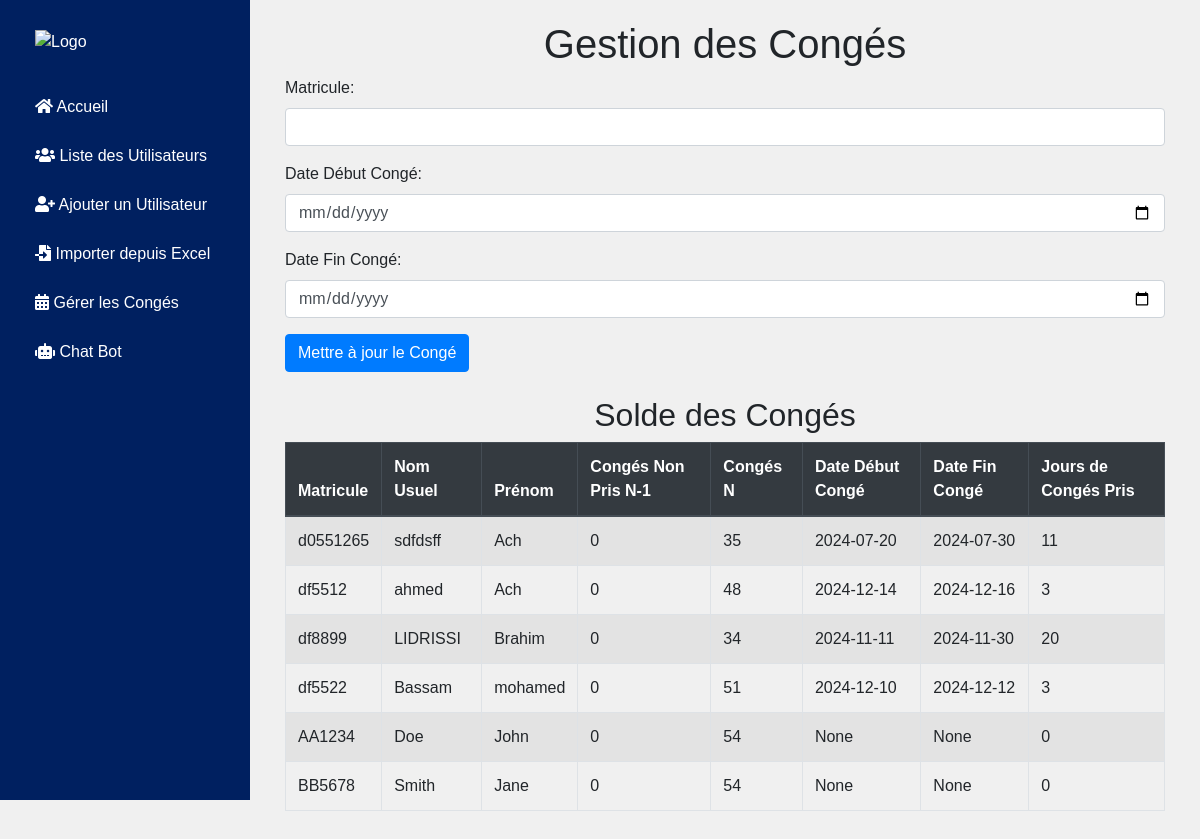
Page /leaves (signed in) on the committed database.
### app.py (models this page shows, shortened)
class Leave(db.Model):
    id = db.Column(db.Integer, primary_key=True)
    matricule = db.Column(db.String(8), db.ForeignKey('user.matricule', ondelete='CASCADE'), nullable=False)
    conge_non_pris_n_1 = db.Column(db.Integer, default=0, nullable=False)
    conge_n = db.Column(db.Integer, default=54, nullable=False)
    date_debut_conge = db.Column(db.Date, nullable=True)
    date_fin_conge = db.Column(db.Date, nullable=True)
    leave_days_taken = db.Column(db.Integer, default=0, nullable=True)
    user = db.relationship('User', backref=db.backref('leaves', lazy=True, cascade='all, delete-orphan'))

class User(db.Model):
    matricule = db.Column(db.String(8), primary_key=True, nullable=False)
    nom_usuel = db.Column(db.String(50), nullable=True)
    prenom = db.Column(db.String(50), nullable=True)
    date_de_naissance = db.Column(db.Date, nullable=True)
    date_d_entree = db.Column(db.Date, nullable=True)
    situation_familiale = db.Column(db.String(50), nullable=True)
    echelle = db.Column(db.String(50), nullable=True)
    date_debut_grade = db.Column(db.Date, nullable=True)
    echelon = db.Column(db.String(50), nullable=True)
    date_d_effet = db.Column(db.Date, nullable=True)
    sexe = db.Column(db.String(1), nullable=True)
    etablissement = db.Column(db.String(100), nullable=True)
    numero_carte_identite = db.Column(db.String(50), unique=True, nullable=False)
    identifiant_emploi = db.Column(db.String(50), nullable=True)
    code_caisse = db.Column(db.String(50), nullable=True)
    numerau_d_inscription = db.Column(db.String(50), nullable=True)

### app.py (the view, shortened to what this page needs)
@app.route('/leaves', methods=['GET', 'POST'])
@login_required
def manage_leaves():
    leaves = Leave.query.all()
    return render_template('manage_leaves.html', leaves=leaves)

### app.py (called while the page is built)
@login_manager.user_loader
def load_user(user_id):
    return db.session.get(Userlog, int(user_id))

### templates/manage_leaves.html (shortened to what this page needs)
{% extends "layout.html" %}
{% block content %}
<div class="container">
    <h1 class="text-center animated fadeInDown">Gestion des Congés</h1>
    <form method="POST" class="animated fadeInUp">
        <div class="form-group">
            <label for="matricule">Matricule:</label>
            <input type="text" id="matricule" name="matricule" class="form-control" required>
        </div>
        <div class="form-group">
            <label for="date_debut_conge">Date Début Congé:</label>
            <input type="date" id="date_debut_conge" name="date_debut_conge" class="form-control" required>
        </div>
        <div class="form-group">
            <label for="date_fin_conge">Date Fin Congé:</label>
            <input type="date" id="date_fin_conge" name="date_fin_conge" class="form-control" required>
        </div>
        <button type="submit" class="btn btn-primary hover-animate">Mettre à jour le Congé</button>
    </form>
    <h2 class="text-center animated fadeInDown mt-4">Solde des Congés</h2>
    <table class="table table-striped table-bordered animated fadeInUp">
        <thead class="thead-dark">
            <tr>
                <th>Matricule</th>
                <th>Nom Usuel</th>
                <th>Prénom</th>
                <th>Congés Non Pris N-1</th>
                <th>Congés N</th>
                <th>Date Début Congé</th>
                <th>Date Fin Congé</th>
                <th>Jours de Congés Pris</th>
            </tr>
        </thead>
        <tbody>
            {% for leave in leaves %}
            <tr>
                <td>{{ leave.user.matricule }}</td>
                <td>{{ leave.user.nom_usuel }}</td>
                <td>{{ leave.user.prenom }}</td>
                <td>{{ leave.conge_non_pris_n_1 }}</td>
                <td>{{ leave.conge_n }}</td>
                <td>{{ leave.date_debut_conge }}</td>
                <td>{{ leave.date_fin_conge }}</td>
                <td>{{ leave.leave_days_taken }}</td>
            </tr>
            {% endfor %}
        </tbody>
    </table>
</div>
{% endblock %}

### templates/layout.html (style rules this page uses)
body { font-family: 'Arial', sans-serif; margin: 0; padding: 0; background-color: #f0f0f0; }
.form-group { margin-bottom: 1rem; }
.btn { background-color: #007bff; color: white; }

### templates/manage_leaves.html (style rules this page uses)
.animated { animation-duration: 1s; animation-fill-mode: both; }
.fadeInDown { animation-name: fadeInDown; }
.fadeInUp { animation-name: fadeInUp; }
.hover-animate { transition: transform 0.3s ease, box-shadow 0.3s ease; }

### rows in the picture
Leave: user.matricule "d0551265", user.nom_usuel "sdfdsff", user.prenom "Ach", conge_non_pris_n_1 "0", conge_n "35", date_debut_conge "2024-07-20", date_fin_conge "2024-07-30", leave_days_taken "11"
Leave: user.matricule "df5512", user.nom_usuel "ahmed", user.prenom "Ach", conge_non_pris_n_1 "0", conge_n "48", date_debut_conge "2024-12-14", date_fin_conge "2024-12-16", leave_days_taken "3"
Leave: user.matricule "df8899", user.nom_usuel "LIDRISSI", user.prenom "Brahim", conge_non_pris_n_1 "0", conge_n "34", date_debut_conge "2024-11-11", date_fin_conge "2024-11-30", leave_days_taken "20"
Leave: user.matricule "df5522", user.nom_usuel "Bassam", user.prenom "mohamed", conge_non_pris_n_1 "0", conge_n "51", date_debut_conge "2024-12-10", date_fin_conge "2024-12-12", leave_days_taken "3"
Leave: user.matricule "AA1234", user.nom_usuel "Doe", user.prenom "John", conge_non_pris_n_1 "0", conge_n "54", date_debut_conge "None", date_fin_conge "None", leave_days_taken "0"
Leave: user.matricule "BB5678", user.nom_usuel "Smith", user.prenom "Jane", conge_non_pris_n_1 "0", conge_n "54", date_debut_conge "None", date_fin_conge "None", leave_days_taken "0"
